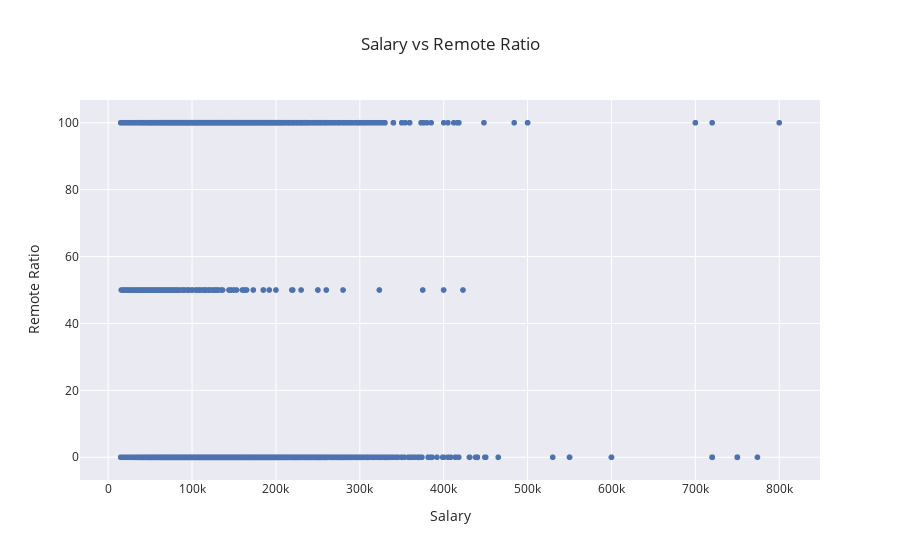

Notebook code for this chart:
### Code cell
#salary to remote ratio px.scatter
salary_to_remote_ratio = px.scatter(data, x='salary_in_usd', y='remote_ratio', title='Salary vs Remote Ratio', labels={'salary_in_usd': 'Salary', 'remote_ratio': 'Remote Ratio'}, template='seaborn')
salary_to_remote_ratio.show()

### Figure 1 — Plotly figure (JSON) as saved in the notebook; plotly's stock layout.template omitted (floating-point values rounded to 4 significant figures; data arrays with more than 128 entries replaced by an {"elided": "..."} marker saying what was removed)
{"data": [{"hovertemplate": "Salary=%{x}<br>Remote Ratio=%{y}<extra></extra>", "legendgroup": "", "marker": {"color": "rgb(76,114,176)", "symbol": "circle"}, "mode": "markers", "name": "", "showlegend": false, "type": "scattergl", "x": {"elided": "14838 int values"}, "xaxis": "x", "y": {"elided": "14838 int values"}, "yaxis": "y"}], "layout": {"legend": {"tracegroupgap": 0}, "title": {"text": "Salary vs Remote Ratio"}, "xaxis": {"anchor": "y", "domain": [0, 1], "title": {"text": "Salary"}}, "yaxis": {"anchor": "x", "domain": [0, 1], "title": {"text": "Remote Ratio"}}}}
